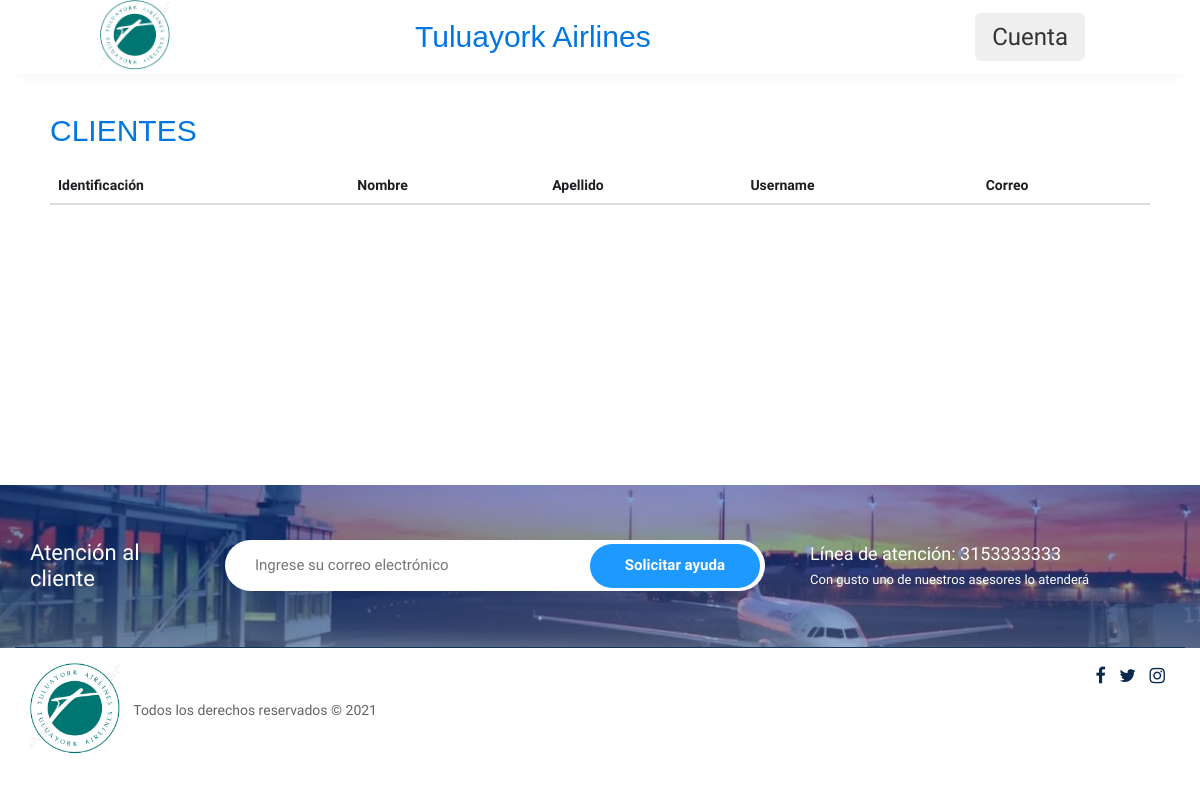
The page /usuarioAdmin/ on the database as committed earlier.
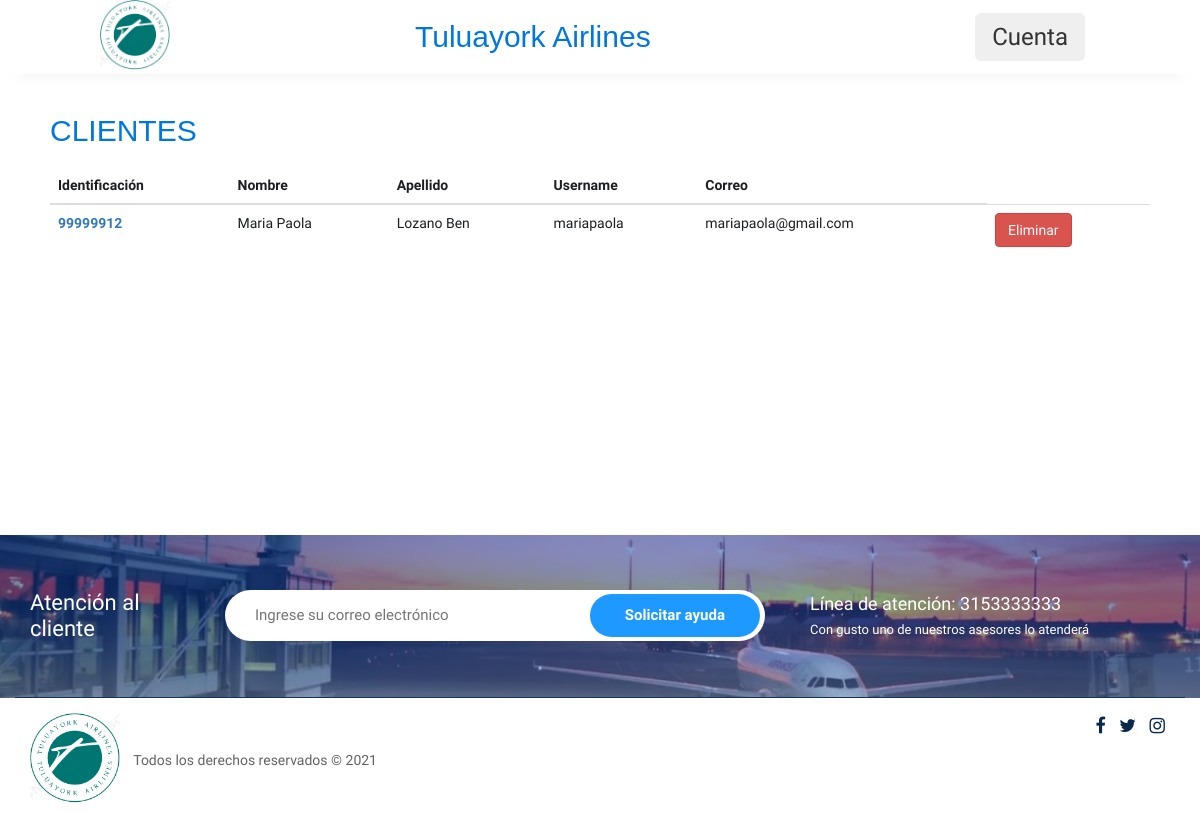
The same page on the database as committed later.
### clientes/models.py (models this page shows, shortened)
class Cliente(models.Model):
    cc = models.IntegerField(primary_key=True, verbose_name="cedula")
    vuelos_disponibles = models.IntegerField(null=False,blank=False, verbose_name="numero de reservas")
    usuario_dj = models.ForeignKey(User,on_delete=models.CASCADE, null = False, blank=False,verbose_name="usuario")
    image_perfil = models.ImageField(upload_to='clientes/perfiles/',null = True, blank=True, default='clientes/perfiles/150x150.png')

### clientes/views.py (the view)
# urls.py: path('usuarioAdmin/', views.usuarios_admin, name='usuarios_admin'),
def usuarios_admin(request):
    all_clientes = Cliente.objects.all()
    context = {"clientes":all_clientes}
    return render(request, 'vuelos/usuariosAdmin.html',context)

### vuelos/templates/vuelos/usuariosAdmin.html (shortened to what this page needs)
{% extends 'vuelos/base.html' %}
{% load static %}
{% block content %}
<br>
<div class="container mt-5 mb-5" >
    <div class="row d-flex align-items-center justify-content-center">
        <div class="col-md-12" >
            <div class="card">
                <div class="card-header">
                    <h2>CLIENTES<h2>
                </div>
                <br>
                <div class="card-body">
                    <table class="table">
                        <thead>
                            <tr>
                                <th scope="col">Identificación</th>
                                <th scope="col">Nombre </th>
                                <th scope="col">Apellido</th>
                                <th scope="col">Username</th>
                                <th scope="col">Correo</th>
                            </tr>
                        </thead>
                        {% for client in clientes %}
                            <tr>
                                <th>
                                    <a href="{% url 'clientes:clientePerfilAdmin' client.cc %}" > {{client.cc}} </a>
                                </th>
                                <td>{{client.usuario_dj.first_name}}</td>
                                <td>{{client.usuario_dj.last_name}}</td>
                                <td>{{client.usuario_dj.username}}</td>
                                <td>{{client.usuario_dj.email}}</td>
                                <td>
                                    <a href="{% url 'clientes:eliminarCliente' client.cc %}">
                                        <button type="button" class="btn-danger btn">
                                            Eliminar
                                        </button>
                                    </a>
                                </td>
                            </tr>
                        {% endfor %}
                    </table>
                </div>
            </div>
        </div>
    </div>
</div>
<br>
{% endblock %}

Rows that differ between the two databases and show on the page:
added Cliente: cc "99999912", usuario_dj.first_name "Maria Paola", usuario_dj.last_name "Lozano Ben", usuario_dj.username "mariapaola", usuario_dj.email "mariapaola@gmail.com"
